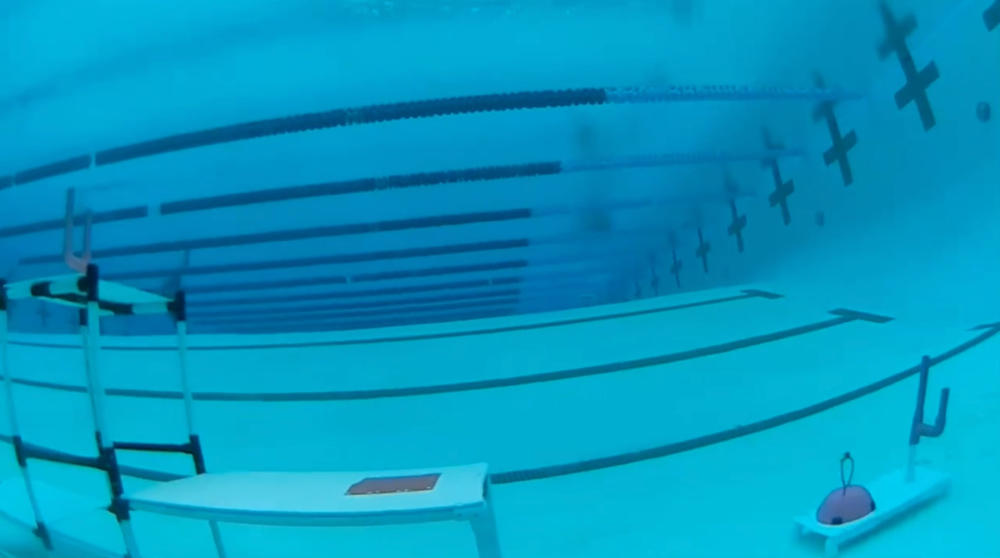
#> input picture control-server/picture.png, 1000 x 558 px, shrunk from 1666 x 930 before the run
$ python -i pinkRegion.py   (imports and definitions only)
#> lines starting #> are read from the running program, lines starting #| are printed output that depends on the picture; after the words box and inside, x2 and y2 are one past the last pixel; in counts of white or black regions, pixels touching at a corner belong together
#> further down, picture is the input picture: shape (558, 1000, 3); mean B, G, R 192.1, 151.6, 2.8
import cv2
import numpy as np
import socketio
import time


# [4 lines left out: function changeDepth, not called in this run]


def find_pink_region(image):
    # Converts the input image from BGR color space to HSV color space
    hsv_image = cv2.cvtColor(image, cv2.COLOR_BGR2HSV)
#> hsv_image: shape (558, 1000, 3); mean H, S, V 96.6, 251.4, 192.1

    # Defines the lower and upper bounds for the pink color in HSV
    lower_pink = np.array([100, 100, 150])  # Lower bound for pink color in HSV
    upper_pink = np.array([170, 170, 200])  # Upper bound for pink color in HSV

    # Creates a binary mask for the pink color
    mask = cv2.inRange(hsv_image, lower_pink, upper_pink)
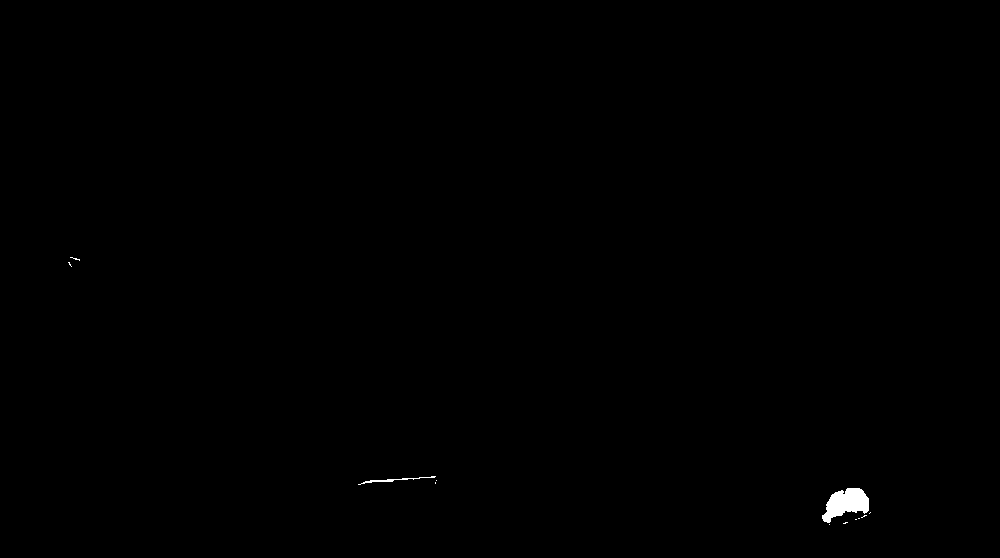
#> mask: shape (558, 1000); 0.21% white; 12 white regions (10 under 20 px)

    # Finds contours in the binary mask to ensure the region is square and coral head not detected
    contours, _ = cv2.findContours(mask, cv2.RETR_EXTERNAL, cv2.CHAIN_APPROX_SIMPLE)
#> contours = 12 contours, 10 with area under 20; largest, box (x1, y1, x2, y2) and area: (822, 488, 869, 523) 922, (358, 476, 436, 485) 51

    # If contours are found
    if contours:
        # Initializes a list to store sharp contours
        sharp_contours = []

        # Iterates through each contour
        for cnt in contours:
            # Calculates the perimeter of the contour
            epsilon = 0.01 * cv2.arcLength(cnt, True)

            # Approximates the contour shape to reduce noise
            approx = cv2.approxPolyDP(cnt, epsilon, True)

            # Checks if the approximate contour has 6 or fewer sides (considered sharp)
            if len(approx) <= 6:
                sharp_contours.append(cnt)
#> this loop made 12 passes
#> (epsilon, approx) on passes 1, 3, 4, 6, 8, 9, 10: (0, [[829, 524]]), (0.02, [[855, 519], [856, 519]]), (0.02, [[858, 518], [859, 518]]), (0.0283, [[870, 512], [869, 513]]), (0.02, [[435, 482], [435, 483]]), (0, [[436, 480]]), (1.61, [[435, 476], [370, 480], [358, 484]])
#> epsilon on passes 2, 5, 7, 11, 12: 0.0883, 0.117, 1.56, 0.111, 0.211
#> after the loop, sharp_contours = 8 contours, 7 with area under 20; largest, box (x1, y1, x2, y2) and area: (358, 476, 436, 485) 51

        if sharp_contours:
            largest_sharp_contour = max(sharp_contours, key=cv2.contourArea)
#> largest_sharp_contour = contour of 34 points, box (x1, y1, x2, y2) (358, 476, 436, 485), area 51
            # creates a bounding box around the detected pink region
            x, y, w, h = cv2.boundingRect(largest_sharp_contour)
#> x = 358; y = 476; w = 78; h = 9

            pink_region_center = (x + w // 2, y + h // 2)
#> pink_region_center = (397, 480)

            cv2.rectangle(image, (x, y), (x + w, y + h), (0, 255, 0), 2)
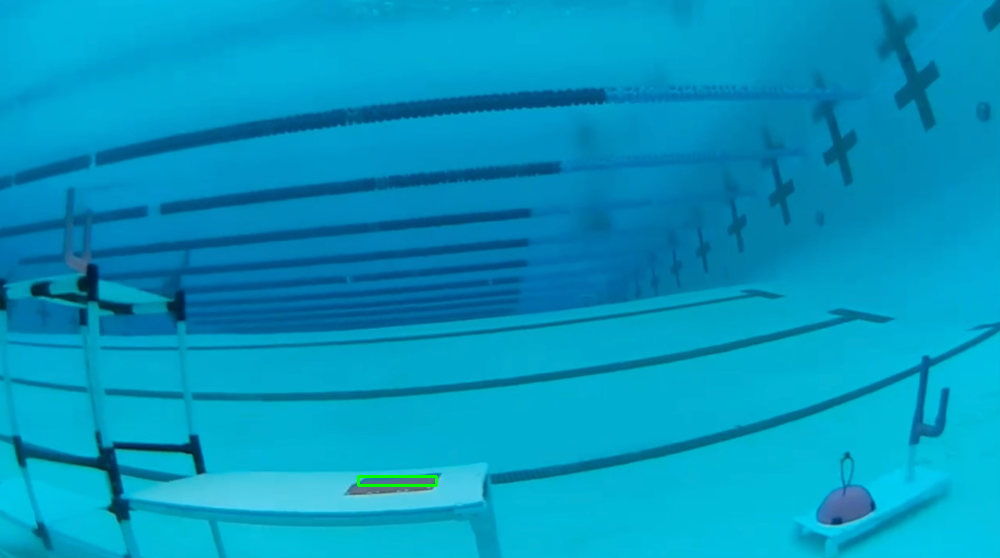
#> image: shape (558, 1000, 3); 0.09% of pixels changed, all inside (x1, y1, x2, y2) = (357, 475, 438, 487)

            cv2.circle(image, pink_region_center, 5, (0, 0, 255), -1)
#> image: shape (558, 1000, 3); 0.01% of pixels changed, all inside (x1, y1, x2, y2) = (392, 475, 403, 486)
            # calcualte angles to rotate
            pink_region_angles = calculate_angles(pink_region_center, image.shape)

        else:
            # If no sharp contours were found, sets the center and angles to None
            pink_region_center = None
            pink_region_angles = None
    else:
        # If no contours were found in the mask, sets the center and angles to None
        pink_region_center = None
        pink_region_angles = None

    # Returns the center of the detected pink region, the angles, and the original image with bounding box
    return pink_region_center, pink_region_angles, image


def calculate_angles(
    center, image_shape
):  # calculates angle in degrees the rov needs to turn from center to face transpant location
#> called with center = (397, 480), image_shape = (558, 1000, 3)
    width, height = image_shape[1], image_shape[0]
    center_x, center_y = center
#> center_x = 397; center_y = 480

    # Calculates the horizontal angle
    horizontal_angle = (center_x / width) * 160 - 80
#> horizontal_angle = -16.48

    # Calculates the vertical angle
    vertical_angle = (center_y / height) * 160 - 80
#> vertical_angle = 57.63

    return horizontal_angle, vertical_angle


# [12 lines left out: function turn_thruster_for_degrees, not called in this run]


def open_camera(device_name):  # opens the camera feed and returns capture device
    cap = cv2.VideoCapture(device_name)

    while not cap.isOpened():
        if not cap.isOpened():
            print(f"Failed to open camera {device_name}")
            time.sleep(0.5)
            cap = cv2.VideoCapture(device_name)

    print(f"Opened camera {device_name}")
    return cap


# [55 lines left out: function runAutonomous, not called in this run]


camera = "http://bob.local:5000/"

# Initializes the Websocket client
# [1 line that did not run here, left out]
# [1 line not run here, left out]
cap = open_camera(camera)
# [2 lines not run here, left out]

>>> import cv2
>>> picture = cv2.imread('picture.png')
>>> result = find_pink_region(picture)
#> in find_pink_region, `pink_region_angles = calculate_angles(pink_region_center, image.shape)`: pink_region_angles = (-16.48, 57.63)
